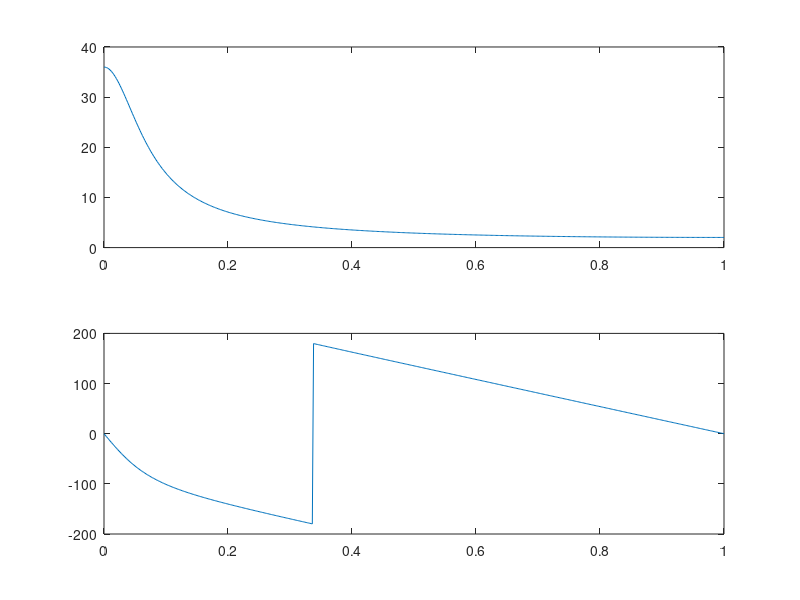

MATLAB code for this plot:
w4 = [0:500]/500*pi;
X4 = (4*exp(-i*2*w4)-2.56*exp(-i*3*w4)) ./ (1-1.6*exp(-i*w4)+0.64*exp(-i*2*w4))
magX4 = abs(X4);
angX4 = angle(X4);

subplot(2, 1, 1); plot(w4/pi, magX4);
subplot(2, 1, 2); plot(w4/pi, angX4*180/pi);
